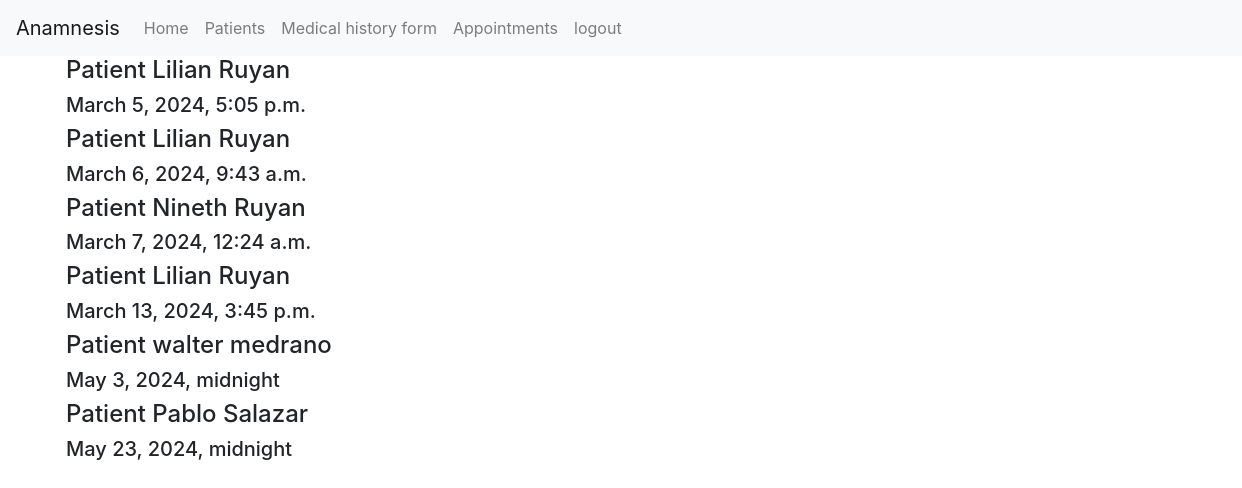
The app's page /appointments (signed in), older data.
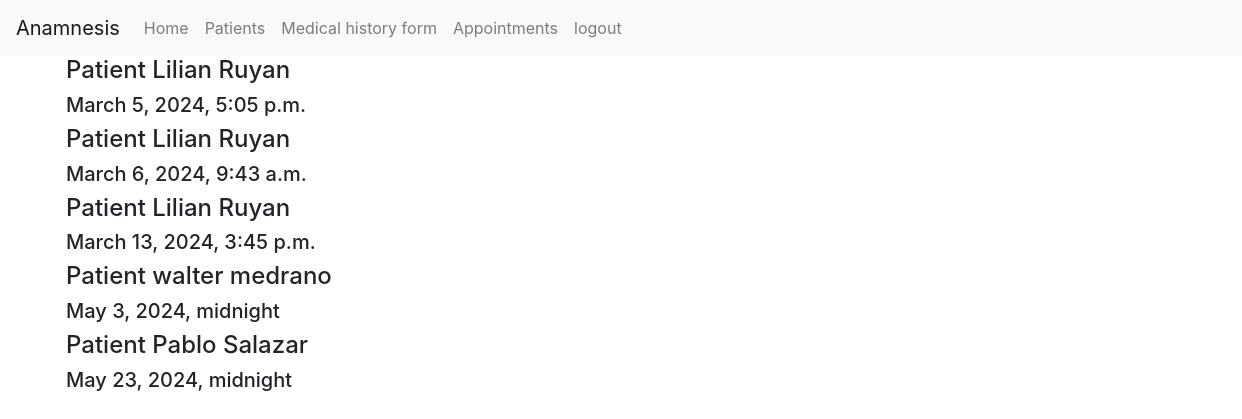
The same page, newer data.
### anamnesis/models.py (models this page shows)
class Patienthistory(models.Model):
    patient = models.ForeignKey(Patient, on_delete=models.CASCADE, blank=True, null=True, related_name="patient_history")
    date = models.DateTimeField() #date the file was created
    diagnostic =models.CharField(max_length=500, blank=True, null=True)
    history =models.CharField(max_length=500, blank=True, null=True) # Explanation of the symptoms
    prescription = models.CharField(max_length=500, blank=True, null=True)
    visit = models.CharField(max_length=30, blank=True, null=True) # Reason the patient is visiting
    nextappointment = models.DateTimeField(null=True, blank=True)

class Patient(models.Model):
    doctor = models.ForeignKey(User, on_delete=models.CASCADE, blank=True, null=True, related_name="patients")
    name = models.CharField(max_length=25, blank=True)
    lastname = models.CharField(max_length=25, blank=True)
    address = models.CharField(max_length=50, blank=True, null=True)
    city = models.CharField(max_length=30, blank=True, null=True)
    state = models.CharField(max_length=20, blank=True, null=True)
    phonenumber = models.CharField(max_length=15, blank=True, null=True)
    date = models.DateTimeField(null=True)
    def __str__(self):
        return f"Patient {self.name} {self.lastname}"

### anamnesis/views.py (the view)
# urls.py: path("appointments", views.appointments, name="appointments"),
def appointments(request):
    if request.method == "GET":
        appointments = Patienthistory.objects.all().order_by('nextappointment')
        aware_datetime = datetime.now(pytz.utc)  # Create an aware datetime object with timezone information
        listappointments = []
        for appointment in appointments:
            if appointment.nextappointment is not None and appointment.nextappointment >= aware_datetime:
                listappointments.append(appointment)
        return render(request, "anamnesis/appointments.html", {
            'appointments': listappointments,
        })

### anamnesis/templates/anamnesis/appointments.html
{% extends "anamnesis/layout.html" %}
{% load static %}
{% block body %}
    {% if user.is_authenticated %}
        {% for appointment in appointments %}
            <div class="container">
                <h4>{{appointment.patient}}</h4>
                <h5>{{appointment.nextappointment}}</h5>
            </div>
        {% endfor %}
    {% else %}
        <h1> 403. You do not have access</h1>
    {% endif %}
{% endblock %}

Row changes from the older to the newer data that the page shows:
no longer on this page (row edited): Patienthistory: patient "Patient Nineth Ruyan", nextappointment "March 7, 2024, 12:24 a.m."
